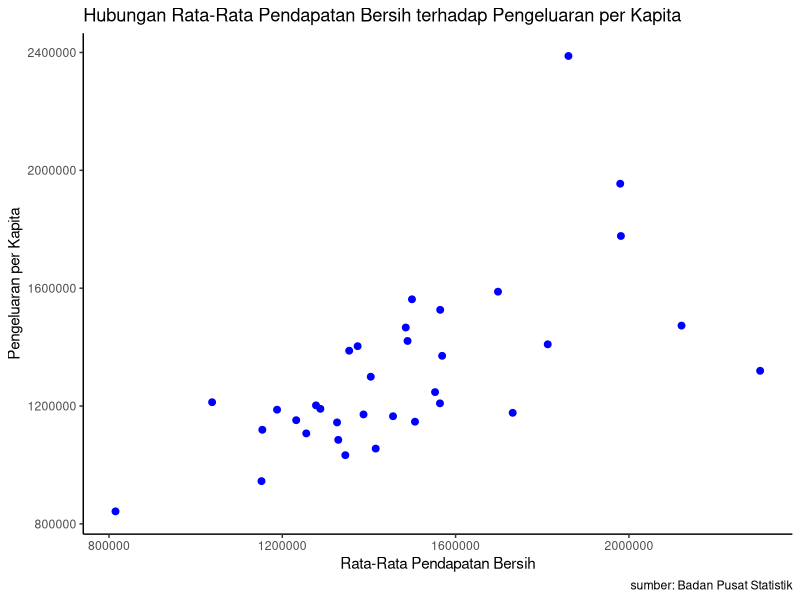
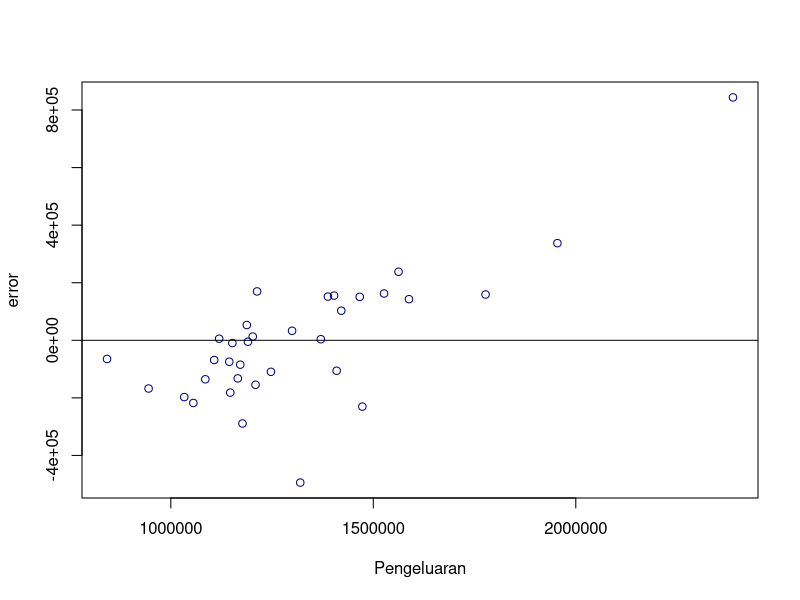
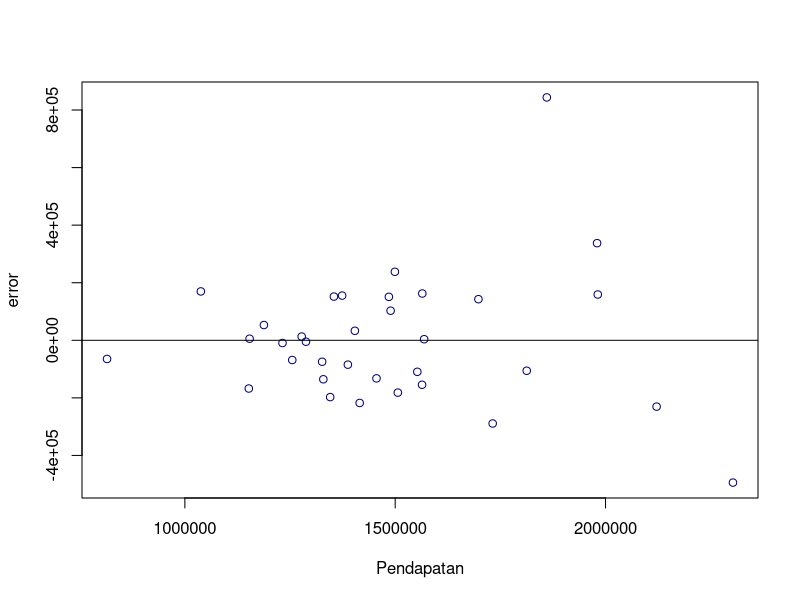

Write R code to recreate these figures, in order.
## ---- chunk 1
#| warning: false
#| echo: true
library(tidyverse)
library(readxl)
library(writexl)
library(dplyr)
library(kableExtra)
library(ggplot2)
## ---- chunk 2
library(readxl)
datareg<-read_excel("datareg.xlsx")
head(datareg)
## ---- chunk 3
library(readxl)
datareg<-read_excel("datareg.xlsx")
head(datareg)
library("ggplot2")
library("readxl")
library("dplyr")
ggplot(data=datareg,aes(x=X,y=Y))+
  geom_point(color="blue",size=2)+
  labs(title="Hubungan Rata-Rata Pendapatan Bersih terhadap Pengeluaran per Kapita",
       x="Rata-Rata Pendapatan Bersih",
       y="Pengeluaran per Kapita",
       caption = "sumber: Badan Pusat Statistik")+
  theme_classic()
## ---- chunk 4
setwd("C:/Metopen UAS")
datayoga <-read_excel("datareg.xlsx")
library(readxl)
reg1<-lm(Y~X,data=datareg)
summary(reg1)
## ---- chunk 5
library(readxl)
datareg$m<-resid(reg1)
plot(datareg$Y,datareg$m,xlab="Pengeluaran",ylab="error",col='navy')
abline(h=0)
## ---- chunk 6
library(readxl)
datareg$m<-resid(reg1)
plot(datareg$X,datareg$m,xlab="Pendapatan",ylab="error",col='navy')
abline(h=0)
